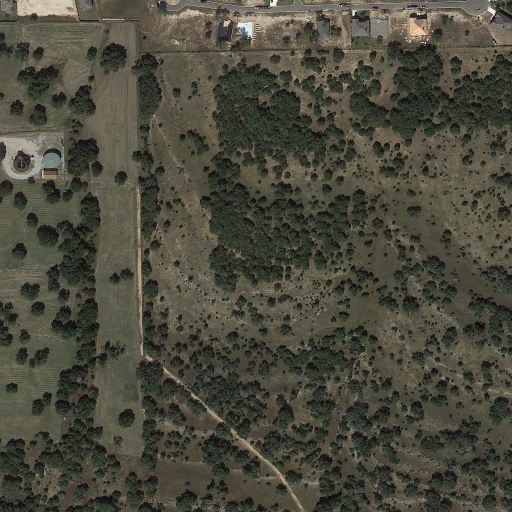
#> input picture data/levir-cd/val/B/val_1.png, 1024 x 1024 px, found by its file name (shown at 1/2 size)
$ python levir_tiles.py
#> lines starting #> are read from the running program, lines starting #| are printed output that depends on the picture; after the words box and inside, x2 and y2 are one past the last pixel; in counts of white or black regions, pixels touching at a corner belong together
### levir_data.py
"""Read and validate paired LEVIR-CD images and reference masks."""

import argparse
import hashlib
from pathlib import Path

import numpy as np
from PIL import Image


DEFAULT_DATA_ROOT = Path(__file__).resolve().parent / "data" / "levir-cd"
PAIR_FOLDERS = ("A", "B", "label")
OFFICIAL_COUNTS = {"train": 445, "val": 64, "test": 128}


class DatasetError(ValueError):
    """A dataset file is missing, unreadable, or incompatible with its pair."""


# [23 lines left out: function list_samples, not called in this run]


def _read_image(path: Path, mode: str) -> np.ndarray:
#> called with mode = 'RGB'
    try:
        with Image.open(path) as image:
#> image is the input picture: PIL image 1024x1024 RGB; mean R, G, B 75.2, 73.9, 61.2
            return np.array(image.convert(mode))
    except FileNotFoundError as error:
        raise DatasetError(f"Missing file: {path}") from error
    except (OSError, ValueError) as error:
        raise DatasetError(f"Cannot read {path}: {error}") from error


def load_pair(split: Path, sample: str) -> tuple[np.ndarray, np.ndarray, np.ndarray]:
    """Load two uint8 RGB arrays and a boolean mask with matching spatial dimensions."""
    if Path(sample).name != sample or Path(sample).suffix.lower() != ".png":
        raise DatasetError(f"Expected a PNG filename, got {sample!r}")

    before = _read_image(split / "A" / sample, "RGB")
    after = _read_image(split / "B" / sample, "RGB")
    label = _read_image(split / "label" / sample, "L")
    if before.shape[:2] != after.shape[:2] or before.shape[:2] != label.shape:
        sizes = [f"{image.shape[1]}x{image.shape[0]}" for image in (before, after, label)]
        raise DatasetError(f"{sample}: dimension mismatch (A={sizes[0]}, B={sizes[1]}, label={sizes[2]})")
    return before, after, label >= 128


# [45 lines left out: functions audit_split, official_samples, split_fingerprint, main, not called in this run]


# [2 lines that do not run on import are left out]

### levir_tiles.py
"""Read aligned LEVIR-CD tiles and save a preview of their coordinates."""

import argparse
from collections.abc import Iterator
from dataclasses import dataclass
from pathlib import Path

import numpy as np

from levir_data import DEFAULT_DATA_ROOT, load_pair


TILE_SIZE = 256
OUTPUT_ROOT = Path(__file__).resolve().parent / "outputs"


@dataclass(frozen=True)
class PairTile:
    x: int
    y: int
    inputs: np.ndarray
    mask: np.ndarray


def orient_tile(tile, orientation):
    """Apply one of the eight square orientations to both dates and the label."""
    turns, reflect = orientation % 4, orientation >= 4

    def transform(array):
        rotated = np.rot90(array, turns, axes=(-2, -1))
        if reflect:
            rotated = np.flip(rotated, axis=-1)
        return np.ascontiguousarray(rotated)

    return PairTile(x=tile.x, y=tile.y, inputs=transform(tile.inputs), mask=transform(tile.mask))


def tile_regions(height, width, tile_size=TILE_SIZE):
    """Yield (x, y, region) for every non-overlapping tile in row order."""
    if tile_size <= 0:
        raise ValueError("Tile size must be positive.")
    if not height or not width or height % tile_size or width % tile_size:
        raise ValueError(f"Image dimensions {width}x{height} must be multiples of {tile_size}.")
    for y in range(0, height, tile_size):
        for x in range(0, width, tile_size):
            yield x, y, np.s_[y:y + tile_size, x:x + tile_size]


def iter_tiles(before, after, mask, tile_size=TILE_SIZE) -> Iterator[PairTile]:
    """Yield non-overlapping tiles in row order, with channel-first float32 arrays."""
    if tile_size <= 0:
        raise ValueError("Tile size must be positive.")
    if before.ndim != 3 or before.shape[-1] != 3 or after.shape != before.shape:
        raise ValueError("Both RGB images must have the same height and width.")
    height, width = before.shape[:2]
    if mask.shape != (height, width):
        raise ValueError("The mask must match the image height and width.")
    for x, y, region in tile_regions(height, width, tile_size):
        inputs = np.concatenate((before[region], after[region]), axis=-1)
        inputs = np.ascontiguousarray(inputs.transpose(2, 0, 1), dtype=np.float32)
        inputs /= 255.0
        target = mask[region][None, :, :].astype(np.float32)
        yield PairTile(x=x, y=y, inputs=inputs, mask=target)


def save_preview(after, tile, tile_size, sample, output):
    import matplotlib.pyplot as plt
    from matplotlib.patches import Rectangle

    height, width = after.shape[:2]
    fig, axes = plt.subplots(2, 2, figsize=(8, 8), layout="constrained")
    overview = axes[0, 0]
    overview.imshow(after, extent=(0, width, height, 0))
    overview.vlines(range(tile_size, width, tile_size), 0, height, colors="white", alpha=0.65)
    overview.hlines(range(tile_size, height, tile_size), 0, width, colors="white", alpha=0.65)
    overview.add_patch(Rectangle(
        (tile.x, tile.y), tile_size, tile_size, fill=False, edgecolor="#ffd84a", linewidth=3,
    ))
    overview.set_title("After image · selected tile")

    panels = (
        (tile.inputs[:3].transpose(1, 2, 0), "Before tile (T1)"),
        (tile.inputs[3:].transpose(1, 2, 0), "After tile (T2)"),
        (tile.mask[0], "Reference mask tile"),
    )
    for ax, (image, title) in zip(list(axes.flat)[1:], panels):
        ax.imshow(image, cmap="gray", vmin=0, vmax=1, interpolation="nearest")
        ax.set_title(title)
    for ax in axes.flat:
        ax.set_axis_off()
    fig.suptitle(f"{sample} | {tile_size} x {tile_size} | x={tile.x}, y={tile.y}")
    output.parent.mkdir(parents=True, exist_ok=True)
    fig.savefig(output, dpi=140)
    plt.close(fig)


def main():
    parser = argparse.ArgumentParser(description=__doc__)
    parser.add_argument("sample", nargs="?", default="val_1.png")
    parser.add_argument("--data-root", type=Path, default=DEFAULT_DATA_ROOT)
    parser.add_argument("--split", choices=("train", "val", "test"), default="val")
    args = parser.parse_args()

    try:
        before, after, mask = load_pair(args.data_root / args.split, args.sample)
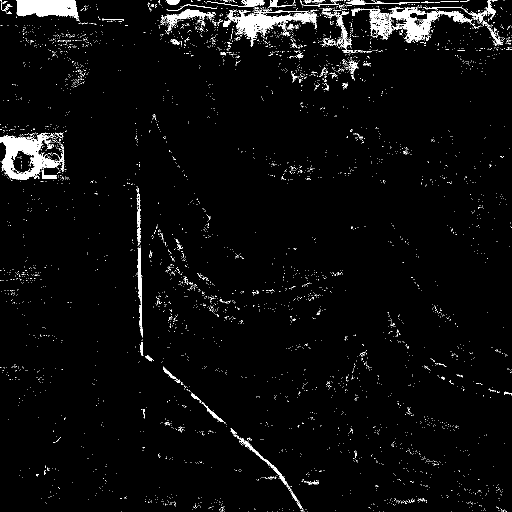
#> mask: shape (1024, 1024) bool (shown at 1/2 size); 3.4% white; 4843 white regions (4751 under 20 px), largest, box (x1, y1, x2, y2) and area: (0, 266, 121, 360) 4719, (33, 0, 159, 43) 3639, (454, 20, 634, 91) 3540
        selected = max(iter_tiles(before, after, mask), key=lambda tile: np.count_nonzero(tile.mask))
    except ValueError as error:
        parser.error(str(error))

    height, width = mask.shape
#> height = 1024; width = 1024
    tile_count = (height // TILE_SIZE) * (width // TILE_SIZE)
#> tile_count = 16
    output = OUTPUT_ROOT / "tiles" / args.split / f"{Path(args.sample).stem}_tiles.png"
    save_preview(after, selected, TILE_SIZE, args.sample, output)
#> in save_preview, `fig.savefig(output, dpi=140)`:
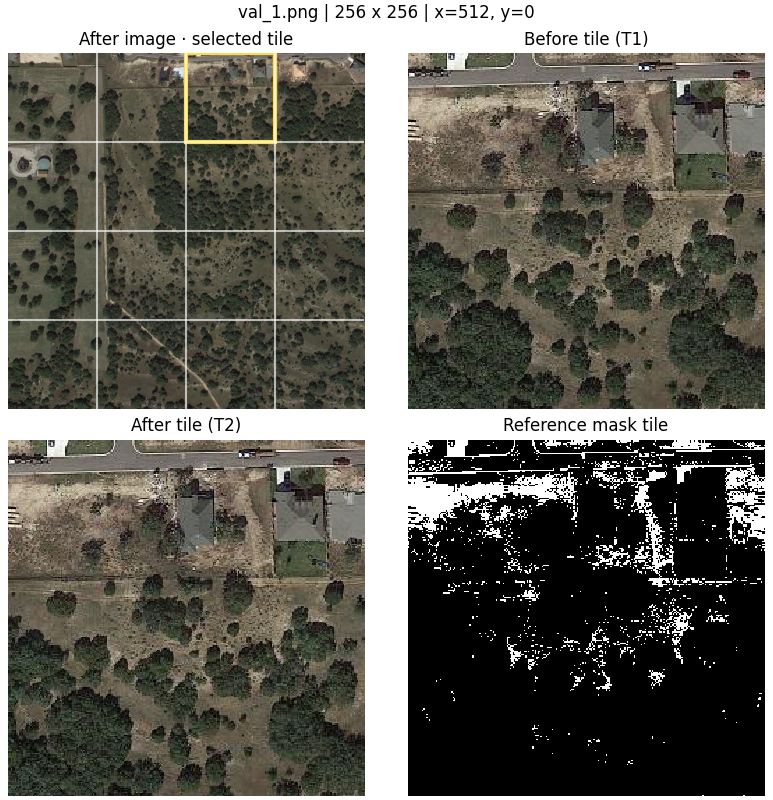
#> figure drawn by matplotlib, 4 panels
    print(f"Sample: {args.sample} | Split: {args.split} | Tiles: {tile_count}")
#| Sample: val_1.png | Split: val | Tiles: 16
    print(f"Selected tile: x={selected.x}, y={selected.y}")
#| Selected tile: x=512, y=0
    print(f"Input: {selected.inputs.shape} | Mask: {selected.mask.shape}")
#| Input: (6, 256, 256) | Mask: (1, 256, 256)
    print(f"Saved: {output}")


if __name__ == "__main__":
    main()
